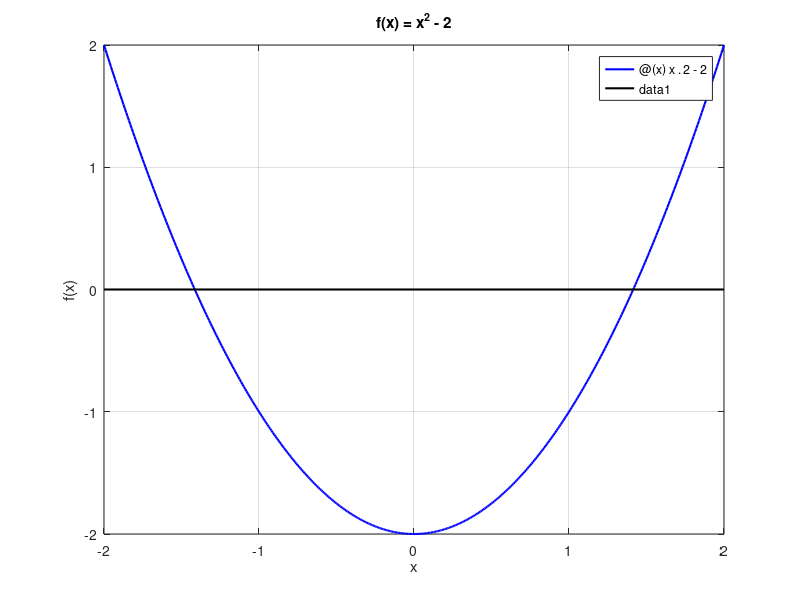

Write the MATLAB code that produced this figure. (Note: this script raises an error after producing the figure.)
% ==========================================
% ESERCIZIO: Calcolo di sqrt(2) come zero positivo di f(x) = x^2 - 2 con il metodo di Newton
% ==========================================

clear; clc;  % Pulisco workspace e command window

% --- Parametri di input ---
f  = @(x) x.^2 - 2;    % Funzione di cui cerco lo zero
df = @(x) 2*x;         % Derivata prima di f
a = -2; b = 2;         % Intervallo per il grafico
x0 = 1;                % Punto iniziale (slide 19)
tol = 1e-8;            % Tolleranza sullo scarto
maxit = 100;           % Numero massimo di iterazioni

% --- Punto a: grafico della funzione ---
figure(1);
% 1. Disegno la funzione f(x) nell'intervallo [a, b]
fplot(f, [a b], 'b-', 'LineWidth', 1.5);
hold on;  % Mantengo la figura per aggiungere l'asse x

% 2. Disegno l'asse x
plot([a b], [0 0], 'k-', 'LineWidth', 1.5);
hold off;

% 3. Aggiungo titolo, etichette e griglia
title('f(x) = x^2 - 2');
xlabel('x');
ylabel('f(x)');
grid on;

% --- Punto b: metodo di Newton ---
[xN, iterN, scartiN] = newton(f, df, x0, tol, maxit);

% Calcolo l'errore relativo rispetto alla soluzione esatta sqrt(2)
errrel = abs(xN - sqrt(2)) / sqrt(2);

% Stampo i risultati in colonne (al passo 1 c'è solo x0, quindi nessuno scarto)
fprintf('Metodo di Newton per sqrt(2) \n\n');
fprintf('%5s %22s %14s %14s \n', 'k', 'x_k', 'scarto s_k', 'err. rel.');
fprintf('%5d %22.15f %14s %14.2e \n', 1, xN(1), '-', errrel(1));
for k = 2:iterN+1
    fprintf('%5d %22.15f %14.2e %14.2e \n', k, xN(k), scartiN(k-1), errrel(k));
end

% --- Punto c: profilo di convergenza ---
figure(2);
% 1. Disegno il valore assoluto degli scarti in scala semilogaritmica
semilogy(1:iterN, abs(scartiN), 'm-*', 'LineWidth', 1.5);

% 2. Aggiungo titolo, etichette, legenda e griglia
title('Profilo di convergenza del metodo di Newton (f(x) = x^2 - 2)');
xlabel('N. iterazioni');
ylabel('|scarto|');
legend('Newton');
grid on;
